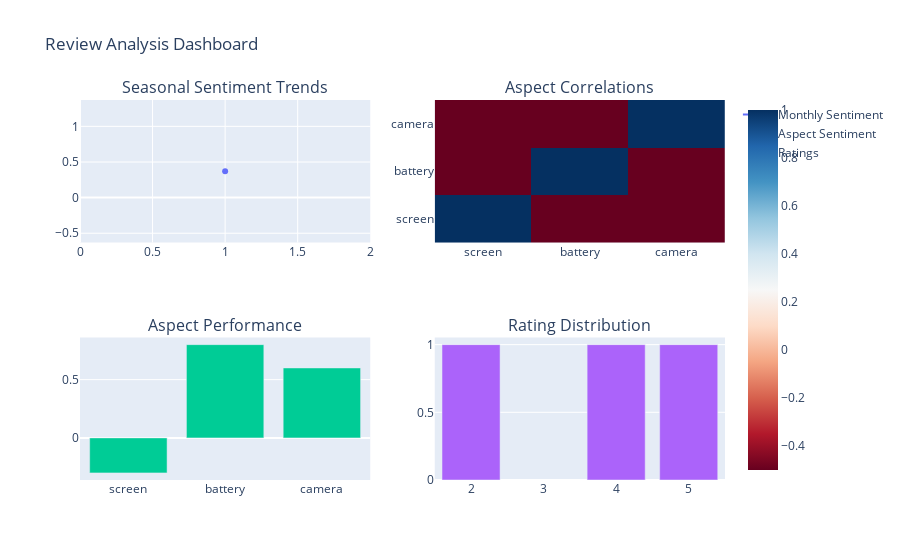

Notebook source saved alongside this figure:
### Markdown cell above
12. Advanced Sentiment Analysis: ReviewAnalyzer Class Implementation
This code implements a comprehensive ReviewAnalyzer class for in-depth analysis of customer reviews.

### Code cell
from scipy import stats
import plotly.graph_objects as go
from plotly.subplots import make_subplots
from sklearn.cluster import KMeans

class ReviewAnalyzer:
    def __init__(self, reviews_data, industry_benchmarks=None):
        """
        Initialize with review data and optional industry benchmarks
        """
        self.data = pd.DataFrame(reviews_data)
        self.benchmarks = industry_benchmarks or {
            'avg_rating': 4.0,
            'sentiment_score': 0.6,
            'response_rate': 0.7
        }
        
    def analyze_patterns(self):
        """
        Identify specific patterns in review data
        """
        patterns = {
            'seasonal_trends': self._analyze_seasonal_trends(),
            'feature_correlations': self._analyze_feature_correlations()
        }
        return patterns
    
    def _analyze_seasonal_trends(self):
        """
        Analyze seasonal patterns in reviews
        """
        self.data['month'] = pd.to_datetime(self.data['date']).dt.month
        monthly_stats = self.data.groupby('month').agg({
            'sentiment_score': ['mean', 'std'],
            'rating': ['mean', 'count']
        }).round(2)
        
        return {
            'monthly_sentiment': monthly_stats['sentiment_score']['mean'].to_dict(),
            'review_volume': monthly_stats['rating']['count'].to_dict()
        }
    
    def _analyze_feature_correlations(self):
        """
        Analyze correlations between different aspects
        """
        # Create a list of all unique aspects
        all_aspects = set()
        for aspects in self.data['aspects']:
            all_aspects.update(aspect[0] for aspect in aspects)
        
        # Create aspect presence matrix
        aspect_matrix = pd.DataFrame(0, index=range(len(self.data)), 
                                   columns=list(all_aspects))
        
        for idx, row in self.data.iterrows():
            for aspect, _ in row['aspects']:
                aspect_matrix.loc[idx, aspect] = 1
                
        correlations = aspect_matrix.corr().round(2)
        return correlations.to_dict()
    
    def analyze_aspect_details(self):
        """
        Detailed analysis of each product aspect
        """
        aspect_details = {}
        
        # Get all unique aspects
        all_aspects = set()
        for aspects in self.data['aspects']:
            all_aspects.update(aspect[0] for aspect in aspects)
            
        for aspect in all_aspects:
            # Filter reviews mentioning this aspect
            aspect_reviews = self.data[self.data['aspects'].apply(
                lambda x: aspect in [a[0] for a in x]
            )]
            
            aspect_details[aspect] = {
                'mention_count': len(aspect_reviews),
                'avg_sentiment': aspect_reviews['sentiment_score'].mean(),
                'avg_rating': aspect_reviews['rating'].mean(),
                'sentiment_trend': aspect_reviews.groupby(
                    pd.to_datetime(aspect_reviews['date']).dt.month
                )['sentiment_score'].mean().to_dict()
            }
            
        return aspect_details
    
    def visualize_metrics(self):
        """
        Create visualization dashboard
        """
        # Get analysis results
        patterns = self.analyze_patterns()
        aspect_details = self.analyze_aspect_details()
        
        # Create subplots
        fig = make_subplots(
            rows=2, cols=2,
            subplot_titles=(
                'Seasonal Sentiment Trends',
                'Aspect Correlations',
                'Aspect Performance',
                'Rating Distribution'
            )
        )
        
        # 1. Seasonal Trends
        months = list(patterns['seasonal_trends']['monthly_sentiment'].keys())
        sentiments = list(patterns['seasonal_trends']['monthly_sentiment'].values())
        fig.add_trace(
            go.Scatter(x=months, y=sentiments, name='Monthly Sentiment',
                      mode='lines+markers'),
            row=1, col=1
        )
        
        # 2. Aspect Correlations
        correlations = patterns['feature_correlations']
        aspects = list(correlations.keys())
        corr_matrix = [[correlations[i][j] for j in aspects] for i in aspects]
        fig.add_trace(
            go.Heatmap(z=corr_matrix, x=aspects, y=aspects,
                      colorscale='RdBu'),
            row=1, col=2
        )
        
        # 3. Aspect Performance
        aspects = list(aspect_details.keys())
        avg_sentiments = [aspect_details[a]['avg_sentiment'] for a in aspects]
        fig.add_trace(
            go.Bar(x=aspects, y=avg_sentiments, name='Aspect Sentiment'),
            row=2, col=1
        )
        
        # 4. Rating Distribution
        ratings = self.data['rating'].value_counts().sort_index()
        fig.add_trace(
            go.Bar(x=ratings.index, y=ratings.values, name='Ratings'),
            row=2, col=2
        )
        
        # Update layout
        fig.update_layout(height=800, showlegend=True,
                         title_text="Review Analysis Dashboard")
        return fig

# Example usage
sample_data = {
    'review_text': ['Great battery life!', 'Poor screen quality', 'Amazing camera!'],
    'rating': [5, 2, 4],
    'date': ['2024-01-01', '2024-01-02', '2024-01-03'],
    'sentiment_score': [0.8, -0.3, 0.6],
    'aspects': [[('battery', 'great')], [('screen', 'poor')], [('camera', 'amazing')]],
    'response_time': [24, None, 12]
}

# Create analyzer and visualize
analyzer = ReviewAnalyzer(sample_data)
fig = analyzer.visualize_metrics()
fig.show()

# Get detailed analysis
patterns = analyzer.analyze_patterns()
aspect_details = analyzer.analyze_aspect_details()

# Print summary
print("\nAspect Analysis:")
for aspect, details in aspect_details.items():
    print(f"\n{aspect}:")
    print(f"Mentions: {details['mention_count']}")
    print(f"Average Sentiment: {details['avg_sentiment']:.2f}")
    print(f"Average Rating: {details['avg_rating']:.2f}")

### Figure 1 — Plotly figure (JSON) as saved in the notebook; plotly's stock layout.template omitted (floating-point values rounded to 4 significant figures)
{"data": [{"mode": "lines+markers", "name": "Monthly Sentiment", "type": "scatter", "x": [1], "xaxis": "x", "y": [0.37], "yaxis": "y"}, {"colorscale": [[0, "rgb(103,0,31)"], [0.1, "rgb(178,24,43)"], [0.2, "rgb(214,96,77)"], [0.3, "rgb(244,165,130)"], [0.4, "rgb(253,219,199)"], [0.5, "rgb(247,247,247)"], [0.6, "rgb(209,229,240)"], [0.7, "rgb(146,197,222)"], [0.8, "rgb(67,147,195)"], [0.9, "rgb(33,102,172)"], [1, "rgb(5,48,97)"]], "type": "heatmap", "x": ["screen", "battery", "camera"], "xaxis": "x2", "y": ["screen", "battery", "camera"], "yaxis": "y2", "z": [[1, -0.5, -0.5], [-0.5, 1, -0.5], [-0.5, -0.5, 1]]}, {"name": "Aspect Sentiment", "type": "bar", "x": ["screen", "battery", "camera"], "xaxis": "x3", "y": [-0.3, 0.8, 0.6], "yaxis": "y3"}, {"name": "Ratings", "type": "bar", "x": [2, 4, 5], "xaxis": "x4", "y": [1, 1, 1], "yaxis": "y4"}], "layout": {"annotations": [{"font": {"size": 16}, "showarrow": false, "text": "Seasonal Sentiment Trends", "x": 0.225, "xanchor": "center", "xref": "paper", "y": 1, "yanchor": "bottom", "yref": "paper"}, {"font": {"size": 16}, "showarrow": false, "text": "Aspect Correlations", "x": 0.775, "xanchor": "center", "xref": "paper", "y": 1, "yanchor": "bottom", "yref": "paper"}, {"font": {"size": 16}, "showarrow": false, "text": "Aspect Performance", "x": 0.225, "xanchor": "center", "xref": "paper", "y": 0.375, "yanchor": "bottom", "yref": "paper"}, {"font": {"size": 16}, "showarrow": false, "text": "Rating Distribution", "x": 0.775, "xanchor": "center", "xref": "paper", "y": 0.375, "yanchor": "bottom", "yref": "paper"}], "autosize": true, "showlegend": true, "title": {"text": "Review Analysis Dashboard"}, "xaxis": {"anchor": "y", "autorange": true, "domain": [0, 0.45], "range": [0, 2], "type": "linear"}, "xaxis2": {"anchor": "y2", "autorange": true, "domain": [0.55, 1], "range": [-0.5, 2.5], "type": "category"}, "xaxis3": {"anchor": "y3", "autorange": true, "domain": [0, 0.45], "range": [-0.5, 2.5], "type": "category"}, "xaxis4": {"anchor": "y4", "autorange": true, "domain": [0.55, 1], "range": [1.5, 5.5], "type": "linear"}, "yaxis": {"anchor": "x", "autorange": true, "domain": [0.625, 1], "range": [-0.63, 1.37], "type": "linear"}, "yaxis2": {"anchor": "x2", "autorange": true, "domain": [0.625, 1], "range": [-0.5, 2.5], "type": "category"}, "yaxis3": {"anchor": "x3", "autorange": true, "domain": [0, 0.375], "range": [-0.3611, 0.8611], "type": "linear"}, "yaxis4": {"anchor": "x4", "autorange": true, "domain": [0, 0.375], "range": [0, 1.053], "type": "linear"}}}
